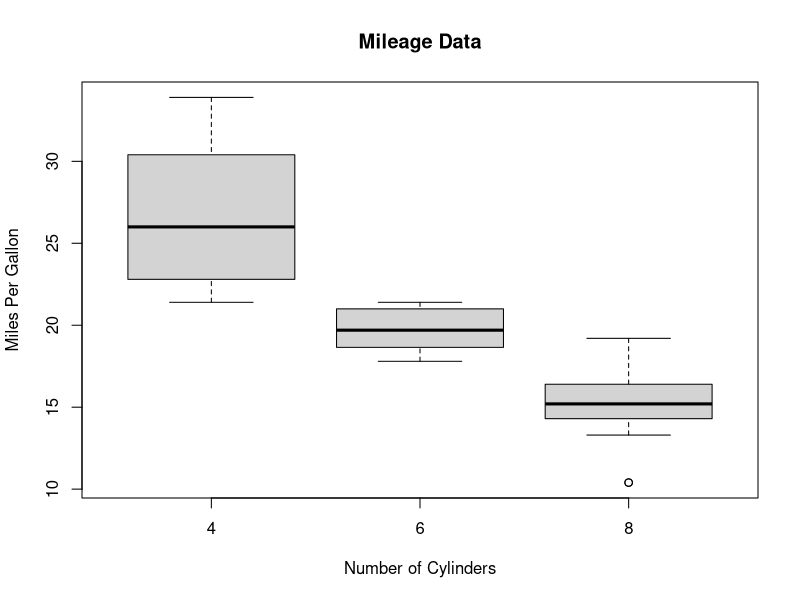

This chart was generated by the following R code:
input <- mtcars[,c('mpg','cyl')]
print(head(input))

boxplot(mpg ~ cyl, data = mtcars, xlab = "Number of Cylinders",
   ylab = "Miles Per Gallon", main = "Mileage Data")